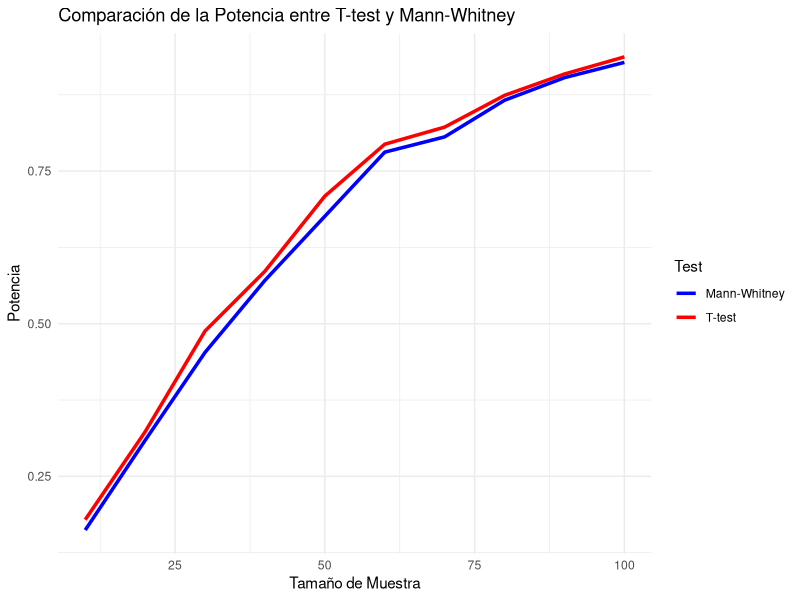

Write the R code that produced this figure.
##### Calculates the power for different sample sizes

# Cargar las bibliotecas necesarias
if (!require(ggplot2)) install.packages("ggplot2")
library(ggplot2)

if (!require(pwr)) install.packages("pwr")
library(pwr)

set.seed(123)  # Para reproducibilidad

# Función para calcular la potencia para diferentes tamaños de muestra
calculate_power <- function(n, effect_size, nsim = 1000) {
  power_t <- power_mw <- numeric(length(n))
  
  for (i in seq_along(n)) {
    p_values_t <- p_values_mw <- numeric(nsim)
    
    for (j in 1:nsim) {
      # Generar datos
      group1 <- rnorm(n[i], mean = 0, sd = 1)
      group2 <- rnorm(n[i], mean = effect_size, sd = 1)
      
      # Realizar t-test
      test_t <- t.test(group1, group2)
      p_values_t[j] <- test_t$p.value
      
      # Realizar Mann-Whitney test
      test_mw <- wilcox.test(group1, group2)
      p_values_mw[j] <- test_mw$p.value
    }
    
    # Calcular la potencia
    power_t[i] <- mean(p_values_t < 0.05)
    power_mw[i] <- mean(p_values_mw < 0.05)
  }
  
  return(data.frame(Size = n, Power_T = power_t, Power_MW = power_mw))
}

# Tamaños de muestra a probar
sample_sizes <- seq(10, 100, by = 10)

# Efecto moderado para observar diferencias claras
effect_size <- 0.5

# Calcular potencia
power_data <- calculate_power(sample_sizes, effect_size)

# Gráfico de potencia vs. tamaño de muestra
ggplot(power_data, aes(x = Size)) +
  geom_line(aes(y = Power_T, colour = "T-test"), size = 1.2) +
  geom_line(aes(y = Power_MW, colour = "Mann-Whitney"), size = 1.2) +
  labs(title = "Comparación de la Potencia entre T-test y Mann-Whitney",
       x = "Tamaño de Muestra",
       y = "Potencia",
       colour = "Test") +
  theme_minimal() +
  scale_colour_manual(values = c("blue", "red"))
